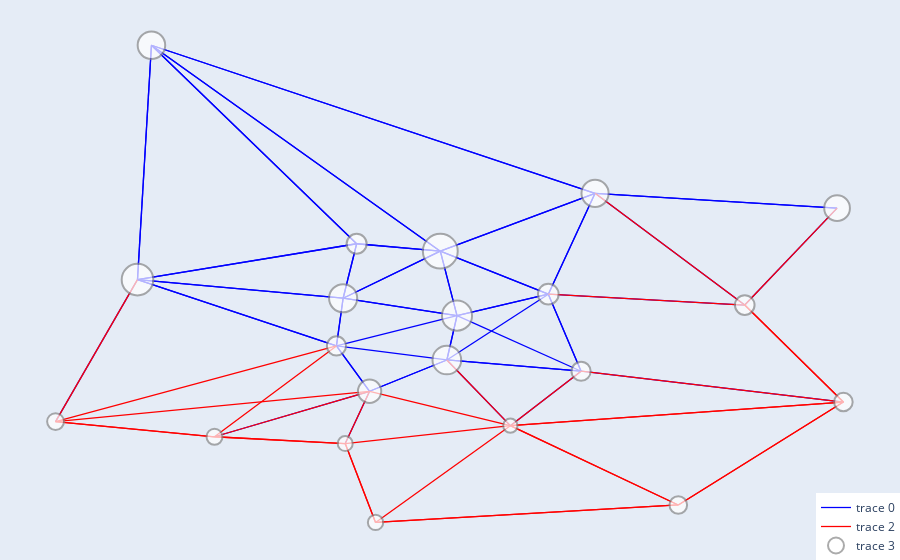

This figure's notebook cell:
### Code cell
G2, trip_counts2 = define_graph(work)
G2 = update_node_sizes(G2, income, var_of_interest)
positions = get_positions(gdf)
edge_colors2, edge_widths2 = set_art(G2, 0.6)
plotly_graph(G2, positions, edge_colors2, edge_widths2, var_of_interest)

### Figure 1 — Plotly figure (JSON) as saved in the notebook; plotly's stock layout.template omitted (floating-point values rounded to 4 significant figures; data arrays with more than 128 entries replaced by an {"elided": "..."} marker saying what was removed)
{"data": [{"hoverinfo": "none", "line": {"color": "blue", "width": 1.273}, "mode": "lines", "type": "scatter", "x": {"elided": "216 float values"}, "y": {"elided": "216 float values"}}, {"hoverinfo": "none", "line": {"color": "green", "width": 1.273}, "mode": "lines", "type": "scatter", "x": [], "y": []}, {"hoverinfo": "none", "line": {"color": "red", "width": 1.273}, "mode": "lines", "type": "scatter", "x": [-3.737, -3.705, null, -3.737, -3.697, null, -3.737, -3.779, null, -3.737, -3.737, null, -3.737, -3.703, null, -3.703, -3.697, null, -3.703, -3.737, null, -3.703, -3.703, null, -3.703, -3.695, null, -3.66, -3.697, null, -3.66, -3.676, null, -3.66, -3.703, null, -3.66, -3.66, null, -3.66, -3.641, null, -3.66, -3.695, null, -3.66, -3.616, null, -3.66, -3.573, null, -3.779, -3.705, null, -3.779, -3.697, null, -3.779, -3.757, null, -3.779, -3.779, null, -3.779, -3.737, null, -3.695, -3.703, null, -3.695, -3.695, null, -3.695, -3.616, null, -3.616, -3.66, null, -3.616, -3.695, null, -3.616, -3.616, null, -3.616, -3.573, null, -3.573, -3.66, null, -3.573, -3.641, null, -3.573, -3.616, null, -3.573, -3.573, null, -3.573, -3.599, null, -3.599, -3.65, null, -3.599, -3.638, null, -3.599, -3.573, null, -3.599, -3.599, null, -3.599, -3.575, null], "y": [40.38, 40.42, null, 40.38, 40.4, null, 40.38, 40.39, null, 40.38, 40.38, null, 40.38, 40.38, null, 40.38, 40.4, null, 40.38, 40.38, null, 40.38, 40.38, null, 40.38, 40.34, null, 40.38, 40.4, null, 40.38, 40.41, null, 40.38, 40.38, null, 40.38, 40.38, null, 40.38, 40.41, null, 40.38, 40.34, null, 40.38, 40.35, null, 40.38, 40.39, null, 40.39, 40.42, null, 40.39, 40.4, null, 40.39, 40.45, null, 40.39, 40.39, null, 40.39, 40.38, null, 40.34, 40.38, null, 40.34, 40.34, null, 40.34, 40.35, null, 40.35, 40.38, null, 40.35, 40.34, null, 40.35, 40.35, null, 40.35, 40.39, null, 40.39, 40.38, null, 40.39, 40.41, null, 40.39, 40.35, null, 40.39, 40.39, null, 40.39, 40.43, null, 40.43, 40.44, null, 40.43, 40.48, null, 40.43, 40.39, null, 40.43, 40.43, null, 40.43, 40.48, null]}, {"hoverinfo": "text", "marker": {"color": "white", "line": {"color": "#888", "width": 2}, "size": [19.18, 23.35, 30.11, 28.14, 31.6, 28.72, 16.02, 15.01, 14.34, 19.21, 34.84, 20.66, 20.0, 27.56, 27.16, 16.89, 15.34, 17.64, 18.57, 19.66, 25.7]}, "mode": "markers", "text": ["Node 2807901", "Node 2807902", "Node 2807904", "Node 2807907", "Node 2807909", "Node 2807903", "Node 2807911", "Node 2807912", "Node 2807913", "Node 2807914", "Node 2807905", "Node 2807915", "Node 2807906", "Node 2807908", "Node 2807916", "Node 2807910", "Node 2807917", "Node 2807918", "Node 2807919", "Node 2807920", "Node 2807921"], "type": "scatter", "x": [-3.705, -3.697, -3.674, -3.704, -3.757, -3.676, -3.737, -3.703, -3.66, -3.641, -3.678, -3.65, -3.7, -3.754, -3.638, -3.779, -3.695, -3.616, -3.573, -3.599, -3.575], "y": [40.42, 40.4, 40.43, 40.44, 40.45, 40.41, 40.38, 40.38, 40.38, 40.41, 40.46, 40.44, 40.46, 40.54, 40.48, 40.39, 40.34, 40.35, 40.39, 40.43, 40.48]}], "layout": {"hovermode": "closest", "legend": {"x": 1, "xanchor": "right", "y": 0, "yanchor": "bottom"}, "margin": {"b": 0, "l": 0, "r": 0, "t": 0}, "showlegend": true, "xaxis": {"showgrid": false, "showticklabels": false, "zeroline": false}, "yaxis": {"showgrid": false, "showticklabels": false, "zeroline": false}}}
